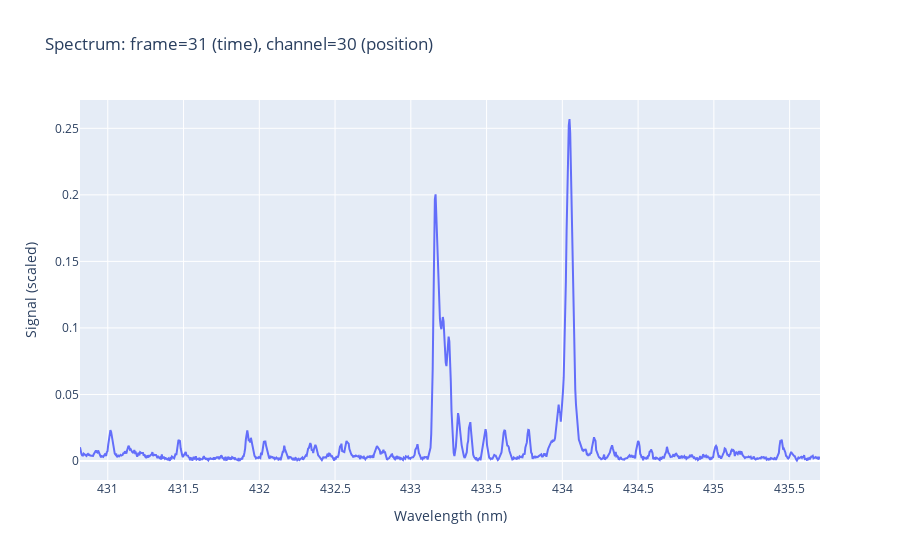

The cell this chart's notebook holds for it:
### Code cell
fig = s26.plot_spectrum_plotly(31, 30)
fig.show()

### Figure 1 — Plotly figure (JSON) as saved in the notebook; plotly's stock layout.template omitted (floating-point values rounded to 4 significant figures; data arrays with more than 128 entries replaced by an {"elided": "..."} marker saying what was removed)
{"data": [{"hovertemplate": "λ = %{x:.3f} nm<br>I = %{y:.6g}<extra></extra>", "line": {"shape": "linear"}, "mode": "lines", "name": "f=31, ch=30", "type": "scatter", "x": {"elided": "1024 float values"}, "y": {"elided": "1024 float values"}}], "layout": {"hovermode": "x unified", "title": {"text": "Spectrum: frame=31 (time), channel=30 (position)"}, "xaxis": {"title": {"text": "Wavelength (nm)"}}, "yaxis": {"title": {"text": "Signal (scaled)"}}}}
